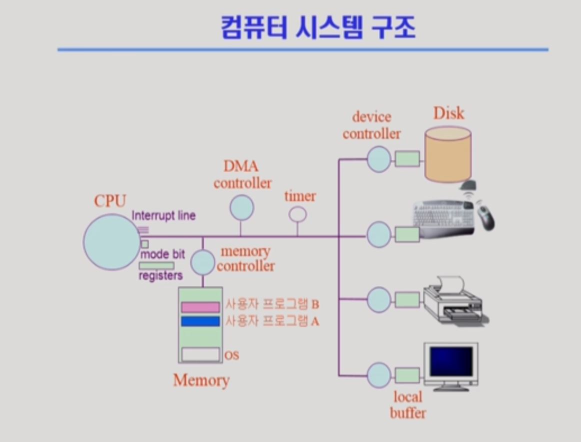
#> input picture os/assets/computer_system.JPG, 1162 x 884 px (shown at 1/2 size)
$ python selective_search.py os/assets/computer_system.JPG os/assets/kernel_address_space.png
#> lines starting #> are read from the running program, lines starting #| are printed output that depends on the picture
#!/usr/bin/env python
'''
Usage:
    ./ssearch.py input_image (f|q)
    f=fast, q=quality
Use "l" to display less rects, 'm' to display more rects, "q" to quit.
'''

import sys
import cv2

if __name__ == '__main__':
    # If image path and f/q is not passed as command
    # line arguments, quit and display help message
    if len(sys.argv) < 3:
        print(__doc__)
        sys.exit(1)

    # speed-up using multithreads
    cv2.setUseOptimized(True);
    cv2.setNumThreads(4);

    # read image
    im = cv2.imread(sys.argv[1])
#> im is the input picture: shape (884, 1162, 3); mean B, G, R 210.5, 209.9, 212
    # resize image
    newHeight = 200
    newWidth = int(im.shape[1]*200/im.shape[0])
#> newWidth = 262
    im = cv2.resize(im, (newWidth, newHeight))
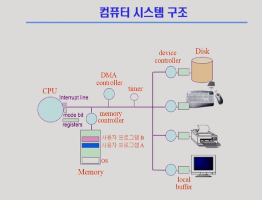
#> im: shape (200, 262, 3); mean B, G, R 210.4, 209.9, 211.9

    # create Selective Search Segmentation Object using default parameters
    ss = cv2.ximgproc.segmentation.createSelectiveSearchSegmentation()

    # set input image on which we will run segmentation
    ss.setBaseImage(im)

    # Switch to fast but low recall Selective Search method
    if (sys.argv[2] == 'f'):
        ss.switchToSelectiveSearchFast()

    # Switch to high recall but slow Selective Search method
    elif (sys.argv[2] == 'q'):
        ss.switchToSelectiveSearchQuality()
    # if argument is neither f nor q print help message
    else:
        print(__doc__)
#> (the run stopped early here; a loop or call above may not have finished)
